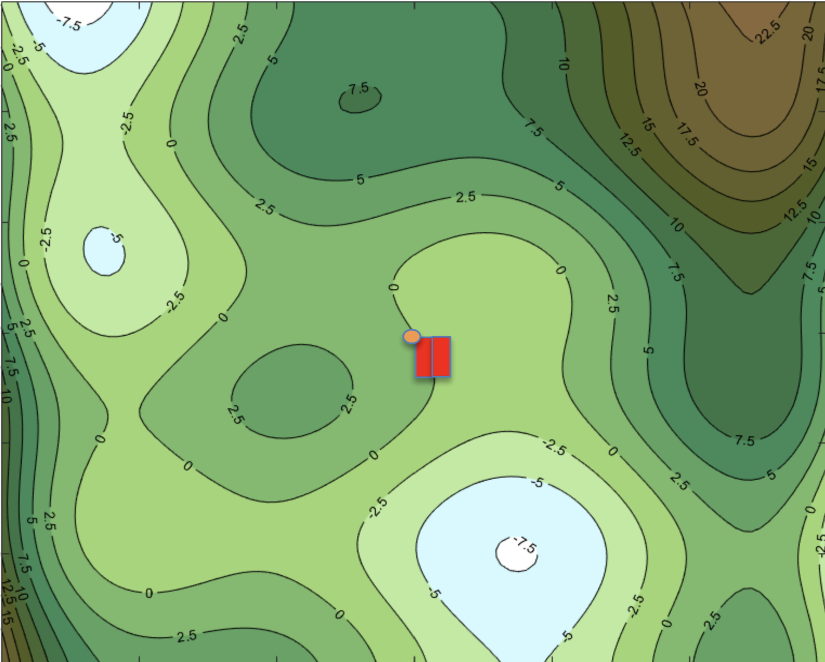
#> input picture topographicalmap.png, 1650 x 1324 px (shown at 1/2 size)
$ python topographical.py
#> lines starting #> are read from the running program, lines starting #| are printed output that depends on the picture
import numpy as np
from PIL import Image
from collections import Counter

def get_most_common_color(image, box):
    cropped_image = image.crop(box)  # Crop the image to the specified box
    colors = cropped_image.getcolors(cropped_image.width * cropped_image.height)
    most_common_color = max(colors, key=lambda x: x[0])[1]
    return most_common_color

def closest_color_index(color_tuple):
    color_array = np.array(color_tuple)
    distances = np.linalg.norm(indexed_colors - color_array, axis=1)
    closest_index = np.argmin(distances)
    return closest_index

if __name__ == "__main__":

    topological_map = Image.open(r"topographicalmap.png").convert('RGB')

    x_splits = 121
    y_splits = 121

    box_width = topological_map.width/x_splits
#> box_width = 13.64
    box_height = topological_map.height/y_splits
#> box_height = 10.94

    indexed_colors = np.array(
            [[255, 255, 255],
            [217, 250, 255],
            [194, 232, 165],
            [167, 212, 125],
            [132, 184, 112],
            [105, 161, 103],
            [78, 138, 93],
            [69, 115, 73],
            [75, 102, 54],
            [83, 92, 41],
            [97, 95, 47],
            [110, 100, 55],
            [120, 102, 59],
            [133, 104, 65]]
            )

    index_map = np.zeros((x_splits, y_splits))

    for y_sec in range(x_splits):
        for x_sec in range(y_splits):
            box = (x_sec*box_width, y_sec*box_height, (x_sec+1)*box_width, (y_sec+1)*box_height)
            index_map[y_sec][x_sec] = closest_color_index(get_most_common_color(topological_map, box))
#> this loop made 121 passes
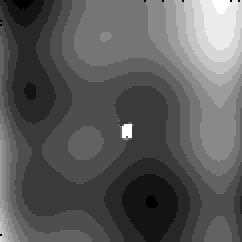
#> index_map: shape (121, 121) float64 (shown 2 times larger); min 0, max 13, mean 4.64; drawn with min black and max white


    # print(index_map)

    output_map = index_map*2.5 - 10

    # print(output_map)

    # Define the file path for the CSV file
    csv_file_path = "topological_map.csv"

    # Export the array to a CSV file
    np.savetxt(csv_file_path, output_map, delimiter=",")
